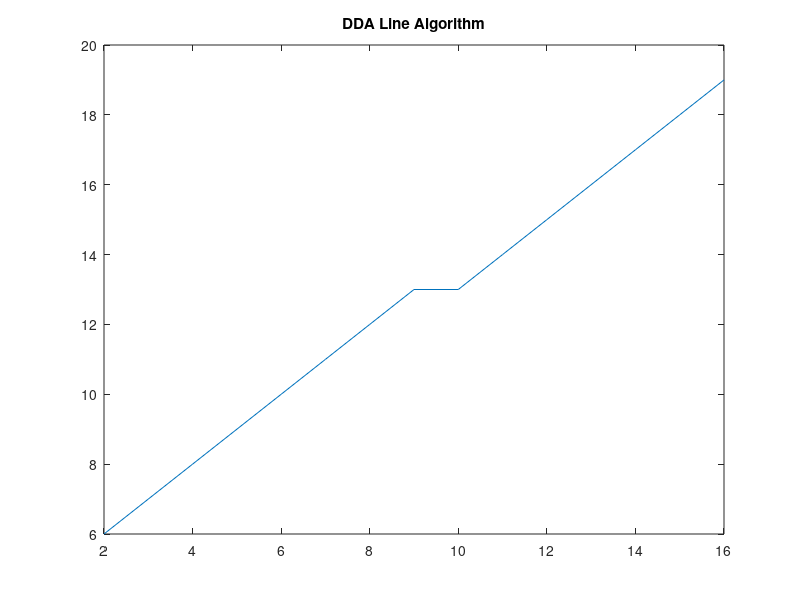

The MATLAB source for this figure:
%DDA Line Algorithm
x1=2;
y1=6;
x2=16;
y2=19;
dx=x2-x1;
dy=y2-y1;
numsteps=max(abs(dx),abs(dy));
xinc=dx/numsteps;
yinc=dy/numsteps;
X=[];
Y=[];
for i=1:numsteps+1
    X(i)=x1;
    Y(i)=y1;
    x1=x1+xinc;
    y1=y1+yinc;
end
X=round(X);
Y=round(Y);
plot(X,Y);
title('DDA Line Algorithm');
